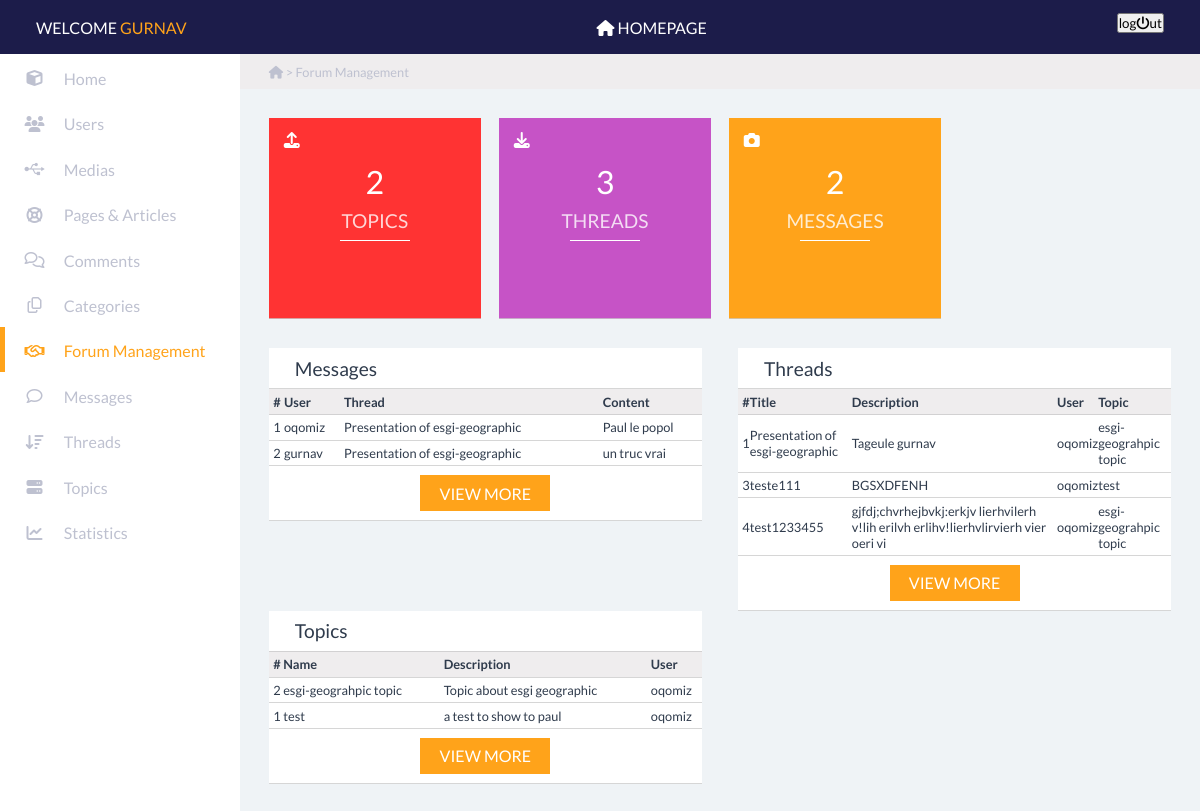
Page /esgi-geographic/admin/management (signed in) on the committed database.
### tables this page shows
CREATE TABLE `hbv_messages` (
  `id` int(11) NOT NULL,
  `content` mediumtext NOT NULL,
  `date_inserted` datetime NOT NULL DEFAULT CURRENT_TIMESTAMP,
  `date_updated` datetime DEFAULT NULL ON UPDATE CURRENT_TIMESTAMP,
  `threads_id` int(11) NOT NULL,
  `users_id` int(11) NOT NULL,
  `deleted` tinyint(1) NOT NULL DEFAULT '0'
);

CREATE TABLE `hbv_threads` (
  `id` int(11) NOT NULL,
  `title` varchar(60) NOT NULL,
  `description` varchar(255) NOT NULL,
  `date_inserted` datetime NOT NULL DEFAULT CURRENT_TIMESTAMP,
  `date_updated` datetime DEFAULT NULL ON UPDATE CURRENT_TIMESTAMP,
  `users_id` int(11) NOT NULL,
  `topics_id` int(11) NOT NULL,
  `deleted` tinyint(1) NOT NULL DEFAULT '0'
);

CREATE TABLE `hbv_topics` (
  `id` int(11) NOT NULL,
  `name` varchar(60) NOT NULL,
  `description` varchar(255) NOT NULL,
  `date_inserted` datetime NOT NULL DEFAULT CURRENT_TIMESTAMP,
  `date_updated` datetime DEFAULT NULL ON UPDATE CURRENT_TIMESTAMP,
  `users_id` int(11) NOT NULL,
  `deleted` tinyint(1) NOT NULL DEFAULT '0'
);

### core/views/View.class.php (called while the page is built, shortened)
<?php
class View
{
    private $template;
    public function setTemplate($setTemp)
    {
        if (file_exists("template/".$setTemp.".temp.php")) {
            $this->template = $setTemp;
        } else {
            Helpers::log("Le template : ".$setTemp." n'existe pas.");
            throw new Exception("The request template : ".$setTemp." doesn't exist !");
        }
    }
    public function __destruct()
    {
        include ROOT.'template/'.$this->template.'.temp.php';
    }
}

### index.php (called while the page is built, shortened)
<?php
  $routing = new Core\Route\Routing();

### app/Autoloader.class.php (called while the page is built, shortened)
<?php
class Autoloader
{
      public static function autoload($class)
      {
          if (strpos($class, __NAMESPACE__ . '\\') === 0) {
              $class = str_replace(__NAMESPACE__ . '\\', '', $class);
              $class = explode("\\", $class);
              for($i = 0; $i < count($class) - 1; $i += 1) {
                $class[$i] = lcfirst($class[$i]);
              }
              $class = implode(DS, $class);
          }
      }
}

### core/database/BaseSql.class.php (called while the page is built, shortened)
<?php
  class BaseSql
  {
    private function setDb()
    {
        $this->db = new PDO(DB_DRIVER.":host=".DB_HOST.";port=".DB_PORT.";dbname=".DB_NAME, DB_USER, DB_PWD);
    }
  }

### app/admin/models/Topics.class.php (called while the page is built, shortened)
<?php
  class Topics extends Model
  {
      public static function getAllTopicsWithUsers($topics_id=null, $one=false) {
          $qb = new QueryBuilder();
          $query = "SELECT *, (SELECT COUNT(*) FROM ".DB_PREFIX."threads WHERE "
            .DB_PREFIX."threads.topics_id = ".(($topics_id===null)?DB_PREFIX."topics.id":$topics_id)
            ." AND ".DB_PREFIX."threads.deleted = 0 ) AS nbthreads
          FROM ".DB_PREFIX."topics
          INNER JOIN (SELECT id AS uid, username, img FROM hbv_users) AS usr ON usr.uid = ".DB_PREFIX."topics.users_id
          WHERE ( ".DB_PREFIX."topics.deleted = 0";
          $query .= " ) ORDER BY ".DB_PREFIX."topics.date_updated, ".DB_PREFIX."topics.date_inserted DESC";
          return $qb->query($query, null, $one);
      }
  }

### core/database/QueryBuilder.class.php (called while the page is built, shortened)
<?php
  class QueryBuilder extends BaseSql
  {
      public function query($statement, $class_name = null, $one = false)
      {
        try {
          $req = $this->db->query($statement);
          if ($class_name === null) {
              $req->setFetchMode(PDO::FETCH_OBJ);
          } else if ($class_name === null && $one === false) {
              $req->setFetchMode(PDO::FETCH_ASSOC);
          } else {
              $req->setFetchMode(PDO::FETCH_CLASS|PDO::FETCH_PROPS_LATE, $class_name);
          }
          if ($one === true) {
              $datas = $req->fetch();
          } else {
              $datas = $req->fetchAll();
          }
          return $datas;
        } catch (\Exception $e) {
          Helpers::log($e->getMessage());
          die("An error occured, please contact the site's admnistrator.");
        }
      }
  }

### app/admin/controllers/ManagementController.class.php (called while the page is built, shortened)
<?php
class ManagementController extends Controller
{
    public function indexAction()
    {
        $messages = Messages::getAllMessagesWithUsersAndThreads();
        $topics = Topics::getAllTopicsWithUsers();
        $threads =Threads::getAllThreadsWithUserAndTopics();
    }
}

### app/admin/models/Threads.class.php (called while the page is built, shortened)
<?php
	class Threads extends Thread
	{
      public static function getAllThreadsWithUserAndTopics() {
          $qb = new QueryBuilder();
          $query = "SELECT * FROM ".DB_PREFIX."threads"
            ." INNER JOIN (SELECT id AS uid, username FROM ".DB_PREFIX."users) AS users_table
            ON ".DB_PREFIX."threads.users_id = users_table.uid
            INNER JOIN (SELECT id AS tid, name AS topicname FROM ".DB_PREFIX."topics) AS topics_table
            ON ".DB_PREFIX."threads.topics_id = topics_table.tid
            WHERE ".DB_PREFIX."threads.deleted = 0
            ORDER BY date_inserted";
          return $qb->query($query, null, false);
      }
  }

### core/Autoloader.class.php (called while the page is built, shortened)
<?php
  class Autoloader
  {
       public static function autoload($class)
       {
           if (strpos($class, __NAMESPACE__ . '\\') === 0) {
               $class = str_replace(__NAMESPACE__ . '\\', '', $class);
               $class = explode("\\", $class);
               for($i = 0; $i < count($class) - 1; $i += 1) {
                 $class[$i] = strtolower($class[$i]);
               }
               $class = implode(DS, $class);
           }
       }
  }

### app/admin/models/Messages.class.php (called while the page is built, shortened)
<?php
  class Messages extends Message
  {
        public static function getAllMessagesWithUsersAndThreads() {
            $qb = new QueryBuilder();
            $query = "SELECT * FROM ".DB_PREFIX."messages"
              ." INNER JOIN (SELECT id AS uid, username FROM ".DB_PREFIX."users) AS users_table
              ON ".DB_PREFIX."messages.users_id = users_table.uid
              INNER JOIN (SELECT id AS tid, title AS threadname FROM ".DB_PREFIX."threads) AS threads_table
              ON ".DB_PREFIX."messages.threads_id = threads_table.tid
              WHERE ".DB_PREFIX."messages.deleted = 0
              ORDER BY date_inserted";
            return $qb->query($query, null, false);
        }
  }

### app/admin/views/forum/management.view.php (the view, shortened to what this page needs)
<section class="information_panel">
    <div class="path">
        <p><i class="fa fa-home" aria-hidden="true"></i> > Forum Management</p>
    </div>
    <div class="four_icon">
        <div>
            <i class="fa fa-upload" aria-hidden="true"></i>
            <h2><span><?php echo count($topics); ?></span>topics<span></span></h2>
        </div>
        <div>
            <i class="fa fa-download" aria-hidden="true"></i>
            <h2><span><?php echo count($threads); ?></span>threads<span></span></h2>
        </div>
        <div>
            <i class="fa fa-camera" aria-hidden="true"></i>
            <h2><span><?php echo count($messages); ?></span>messages<span></span></h2>
        </div>
    </div>
        <div class="more_information">
        <div>
            <h2>Messages</h2>
            <table class="six_columns">
                <thead>
                <tr>
                    <th>#</th>
                    <th>User</th>
                    <th>Thread</th>
                    <th>Content</th>
                </tr>
                </thead>
                <tbody>
                <?php $i = 0;
                foreach ($messages as $message): ?>
                    <tr>
                        <td><?php echo $message->id; ?></td>
                        <td><?php echo $message->username; ?></td>
                        <td><?php echo $message->threadname; ?></td>
                        <td><?php echo $message->content; ?></td>
                    </tr>
                <?php endforeach ?>
                </tbody>
            </table>
            <input type="button" value="VIEW MORE" class="view_more" onclick="window.location.href='<?php echo BASE_URL.'admin/messages'; ?>';" />
    </div>
            <div>
                <h2>Threads</h2>
            <table class="six_columns">
                <thead>
                <tr>
                    <th>#</th>
                    <th>Title</th>
                    <th>Description</th>
                    <th>User</th>
                    <th>Topic</th>
                </tr>
                </thead>
                <tbody>
                <?php $i = 0;
                foreach ($threads as $thread): ?>
                    <tr>
                        <td><?php echo $thread->id; ?></td>
                        <td><?php echo $thread->title; ?></td>
                        <td><?php echo $thread->description; ?></td>
                        <td><?php echo $thread->username; ?></td>
                        <td><?php echo $thread->topicname; ?></td>
                    </tr>
                <?php endforeach ?>
                </tbody>
            </table>
                <input type="button" value="VIEW MORE" class="view_more" onclick="window.location.href='<?php echo BASE_URL.'admin/threads'; ?>';" />
            </div>
            <div>
                <h2>Topics</h2>
                <table class="six_columns">
                    <thead>
                    <tr>
                        <th>#</th>
                        <th>Name</th>
                        <th>Description</th>
                        <th>User</th>
                    </tr>
                    </thead>
                    <tbody>
                    <?php $i = 0;
                    foreach ($topics as $topic): ?>
                        <tr>
                            <td><?php echo $topic->id; ?></td>
                            <td><?php echo $topic->name; ?></td>
                            <td><?php echo $topic->description; ?></td>
                            <td><?php echo $topic->username; ?></td>
                        </tr>
                    <?php endforeach ?>
                    </tbody>
                </table>
                <input type="button" value="VIEW MORE" class="view_more" onclick="window.location.href='<?php echo BASE_URL.'admin/topics'; ?>';" />
            </div>
</div>
</section>

### public/assets/css/style_back.css (style rules this page uses)
* { margin: 0; padding: 0; font-family: 'Lato', sans-serif; }
table { width: 100%; border-collapse:collapse; }
section { display: block; overflow: hidden; }
.information_panel { width: 80%; float: right; background: #eff3f6; position: relative; min-height: 100vh; }
.information_panel div { overflow: auto; }
.information_panel div h2 { display: block; padding: 2% 3%; color: #2f3b4c; font-weight: normal; font-size: 1.2rem; }
.information_panel>div { margin: 3%; }
.information_panel .path { font-size: 0.8rem; color: #bec1d0; background: #efedee; padding: 1% 3%; margin: 0%; }
.information_panel .four_icon div { width: 23.5%; float: left; margin-right: 2%; position: relative; height: 200px; border-bottom: solid 1px rgba(200,200,200,0.75); }
.information_panel .four_icon div:nth-child(1) { background: #ff3333; }
.information_panel .four_icon div:nth-child(2) { background: #c653c6; }
.information_panel .four_icon div:nth-child(3) { background: #ffa31a; }
.information_panel .four_icon div i { position: absolute; color: white; top: 7%; left: 7%; font-size: 1rem; }
.information_panel .four_icon div h2 { position: absolute; color: rgba(255,255,255,0.8); top: 20%; right: 0; left: 0; text-align: center; margin: auto; text-transform: uppercase; }
.information_panel .four_icon div h2 span:nth-child(1) { display: block; margin-bottom: 4%; font-size: 2rem; color: white; }
.information_panel .four_icon div h2 span:nth-child(2) { display: block; width: 35%; margin: auto; margin-top: 4%; border-bottom: solid 1px white; }
.information_panel .more_information div { width: 48%; float: left; background: white; border-bottom: solid 1px rgba(200,200,200,0.75); }
.information_panel .more_information div:nth-child(1) { margin-right: 4%; }
.information_panel .more_information div h2 { padding: 2% 6%; }
.information_panel .more_information div .six_columns { font-size: 0.8rem; }
.information_panel .more_information div .six_columns thead tr th { padding: 1%; }
.information_panel .more_information div .six_columns tbody tr td { padding: 1%; }
.information_panel .more_information div .view_more { width: 30%; font-size: 1rem; }
.information_panel .six_columns { color: #2f3b4c; }
.information_panel .six_columns thead { background: #efedee; }
.information_panel .six_columns thead tr { border-top: solid 1px rgba(200,200,200,0.75); border-bottom: solid 1px rgba(200,200,200,0.75); }
.information_panel .six_columns thead tr th { padding: 2%; text-align: left; }
.information_panel .six_columns tbody tr { border-top: solid 1px rgba(200,200,200,0.75); border-bottom: solid 1px rgba(200,200,200,0.75); }
.information_panel .six_columns tbody tr td { padding: 2%; text-align: left; position: relative; }
.information_panel .view_more { margin: 2% auto; width: 30%; color: white; background: #ffa31a; border: none; text-transform: uppercase; padding: 2%; display: block; font-size: 1.2rem; cursor: pointer; text-decoration: none; text-align: center; }

### rows in the picture
hbv_messages: id "1", username "oqomiz", threadname "Presentation of esgi-geographic", content "Paul le popol"
hbv_messages: id "2", username "gurnav", threadname "Presentation of esgi-geographic", content "un truc vrai"
hbv_threads: id "1", title "Presentation of esgi-geographic", description "Tageule gurnav", username "oqomiz", topicname "esgi-geograhpic topic"
hbv_threads: id "3", title "teste111", description "BGSXDFENH", username "oqomiz", topicname "test"
hbv_threads: id "4", title "test1233455", description "gjfdj;chvrhejbvkj:erkjv lierhvilerh v!lih erilvh erlihv!lierhvlirvierh vier oeri vi", username "oqomiz", topicname "esgi-geograhpic topic"
hbv_topics: id "2", name "esgi-geograhpic topic", description "Topic about esgi geographic", username "oqomiz"
hbv_topics: id "1", name "test", description "a test to show to paul", username "oqomiz"

### other values in the picture
$_SESSION['user']['username'] "GURNAV"
count($topics) "2"
count($threads) "3"
count($messages) "2"
